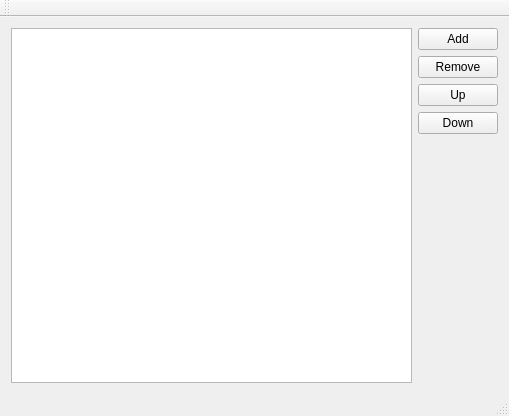
<?xml version="1.0" encoding="UTF-8"?>
<ui version="4.0">
 <class>MainWindow</class>
 <widget class="QMainWindow" name="MainWindow">
  <property name="geometry">
   <rect>
    <x>0</x>
    <y>0</y>
    <width>509</width>
    <height>416</height>
   </rect>
  </property>
  <property name="windowTitle">
   <string>MainWindow</string>
  </property>
  <widget class="QWidget" name="centralWidget">
   <layout class="QHBoxLayout" name="horizontalLayout">
    <item>
     <widget class="QTreeView" name="treeView"/>
    </item>
    <item>
     <layout class="QVBoxLayout" name="verticalLayout">
      <item>
       <widget class="QPushButton" name="pushButton">
        <property name="text">
         <string>Add</string>
        </property>
       </widget>
      </item>
      <item>
       <widget class="QPushButton" name="pushButton_2">
        <property name="text">
         <string>Remove</string>
        </property>
       </widget>
      </item>
      <item>
       <widget class="QPushButton" name="pushButton_3">
        <property name="text">
         <string>Up</string>
        </property>
       </widget>
      </item>
      <item>
       <widget class="QPushButton" name="pushButton_4">
        <property name="text">
         <string>Down</string>
        </property>
       </widget>
      </item>
      <item>
       <spacer name="verticalSpacer">
        <property name="orientation">
         <enum>Qt::Vertical</enum>
        </property>
        <property name="sizeHint" stdset="0">
         <size>
          <width>20</width>
          <height>40</height>
         </size>
        </property>
       </spacer>
      </item>
     </layout>
    </item>
   </layout>
  </widget>
  <widget class="QMenuBar" name="menuBar">
   <property name="geometry">
    <rect>
     <x>0</x>
     <y>0</y>
     <width>509</width>
     <height>23</height>
    </rect>
   </property>
  </widget>
  <widget class="QToolBar" name="mainToolBar">
   <attribute name="toolBarArea">
    <enum>TopToolBarArea</enum>
   </attribute>
   <attribute name="toolBarBreak">
    <bool>false</bool>
   </attribute>
  </widget>
  <widget class="QStatusBar" name="statusBar"/>
 </widget>
 <layoutdefault spacing="6" margin="11"/>
 <resources/>
 <connections>
  <connection>
   <sender>pushButton</sender>
   <signal>clicked()</signal>
   <receiver>MainWindow</receiver>
   <slot>add()</slot>
   <hints>
    <hint type="sourcelabel">
     <x>473</x>
     <y>61</y>
    </hint>
    <hint type="destinationlabel">
     <x>457</x>
     <y>239</y>
    </hint>
   </hints>
  </connection>
  <connection>
   <sender>pushButton_2</sender>
   <signal>clicked()</signal>
   <receiver>MainWindow</receiver>
   <slot>remove()</slot>
   <hints>
    <hint type="sourcelabel">
     <x>453</x>
     <y>91</y>
    </hint>
    <hint type="destinationlabel">
     <x>470</x>
     <y>298</y>
    </hint>
   </hints>
  </connection>
  <connection>
   <sender>pushButton_3</sender>
   <signal>clicked()</signal>
   <receiver>MainWindow</receiver>
   <slot>up()</slot>
   <hints>
    <hint type="sourcelabel">
     <x>449</x>
     <y>115</y>
    </hint>
    <hint type="destinationlabel">
     <x>434</x>
     <y>280</y>
    </hint>
   </hints>
  </connection>
  <connection>
   <sender>pushButton_4</sender>
   <signal>clicked()</signal>
   <receiver>MainWindow</receiver>
   <slot>down()</slot>
   <hints>
    <hint type="sourcelabel">
     <x>441</x>
     <y>155</y>
    </hint>
    <hint type="destinationlabel">
     <x>483</x>
     <y>262</y>
    </hint>
   </hints>
  </connection>
 </connections>
 <slots>
  <slot>add()</slot>
  <slot>remove()</slot>
  <slot>up()</slot>
  <slot>down()</slot>
 </slots>
</ui>
